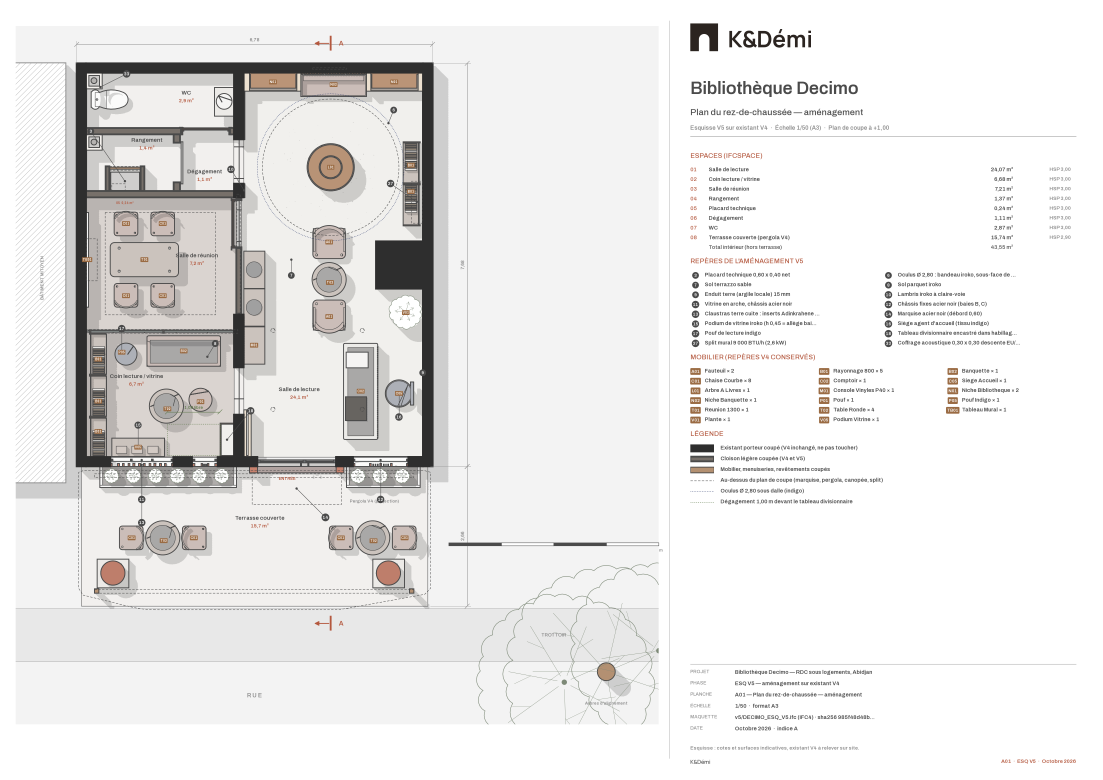
#> input picture v5/dessins/A01_plan_RDC.png, 3307 x 2338 px, given in place of A01_plan_RDC.png.png, which was not available (shown at 1/3 size)
$ python -i layout.py   (imports and definitions only)
#> lines starting #> are read from the running program, lines starting #| are printed output that depends on the picture; pictures that were not available may be replaced by others from this repository, and a replacement may not be noted
# -*- coding: utf-8 -*-
"""Dossier Bibliothèque Decimo : modèle de pages unique -> PDF (reportlab) + PPTX A3 (python-pptx)."""
import os, json
from PIL import Image
B = "/workspace/decimo_final"
OUT = B + "/build"
IMG = OUT + "/img"
W, H = 420.0, 297.0
PX = 255.0           # début du panneau (identique aux planches A01-A11)
TX = 263.0; TW = 147.0
X0, Y0, CW, CH = 14.0, 14.0, 227.0, 269.0
G = 5.0
ENCRE="#4A4A4A"; TAUPE="#8C8C8C"; TERRE="#B4583E"; IROKO="#9A6B43"; SABLE="#E6D6BF"; SABLE_CL="#FFFFFF"; CHAUX="#FFFFFF"; OLIVE="#5F7A4B"; INDIGO="#2F3A56"; FILET="#C8C8C8"; GRIS_CL="#F4F4F4"
# charte v2 (15/10/2026) : papier blanc, texte gris, Archivo seule famille, terre cuite en accent
LOGO = B + "/KDemi_v3_A_arche_lockup_mono.png"; LOGO_INV = B + "/KDemi_v3_A_arche_lockup_inverse_gris.png"; LOGO_COL = B + "/KDemi_v3_A_arche_lockup.png"
R = B + "/rendus/"; V = B + "/repo/v5/vues_rendu/"; GZ = B + "/repo/v5/dossier/rendus/"
DES = B + "/repo/v5/dessins/"
NG = 4   # pages « Decimo, côté Gen Z » (G1-G3) et pergola (G4) insérées après R3, avant T01
PG = B + "/repo/v5/pergola/"
# [1 line not run here, left out]

# [10 lines left out: function crop, not called in this run]

# éléments : ("rect",x,y,w,h,fill) ("img",path,x,y,w,h) ("text",x,y,w,txt,style) ("line",x1,y1,x2,y2,color,pt) ("pdf",path,png)
ST = {
 "h_cover": dict(font="serif", size=44, color=ENCRE, lead=46),
 "title": dict(font="serif", size=23, color=ENCRE, lead=26),
 "sub": dict(font="jost5", size=10.5, color=ENCRE, lead=14),
 "meta": dict(font="jost4", size=7.2, color=TAUPE, lead=9),
 "head": dict(font="jost5", size=7.4, color=TERRE, lead=10, caps=True),
 "body": dict(font="jost4", size=8.4, color=ENCRE, lead=12),
 "body_l": dict(font="jost3", size=9.5, color=ENCRE, lead=13.5),
 "small": dict(font="jost4", size=7.2, color=ENCRE, lead=9.6),
 "cap": dict(font="jost4", size=6.8, color=TAUPE, lead=8.6),
 "lab": dict(font="jost5", size=6.2, color=TAUPE, lead=8, caps=True),
 "val": dict(font="jost4", size=6.8, color=ENCRE, lead=8),
 "kpi": dict(font="serif", size=24, color=ENCRE, lead=27),
 "col_h": dict(font="serif", size=13, color=ENCRE, lead=16),
 "foot": dict(font="manrope5", size=6.5, color=ENCRE, lead=8),
 "foot_r": dict(font="jost4", size=6.5, color=TAUPE, lead=8, align="right"),
}
def S(name, **kw):
    d = dict(ST[name]); d.update(kw); return d

# [32 lines left out: function panel, not called in this run]

_measure = None

# ---------------- planches techniques (Ahoua, T01-T05) : planche réelle si présente, sinon réserve propre
TDIR = B + "/repo/v5/technique/"
TPAGES = [
 ("T01", "Électricité, courants forts", "A02_plan_faux_plafond_reseaux",
  ["Prises 2P+T 16 A : banque d'accueil, tables de lecture, salle de réunion, ménage", "Circuits dédiés : 2 splits 9 000 BTU/h, mini-pompes de relevage des condensats", "Cheminements sous faux-plafond, descentes en goulotte iroko", "Tableau divisionnaire raccordé à l'arrivée de l'immeuble"],
  [("Tableau divisionnaire", "1 · 1,00 m dégagé"), ("Splits muraux 9 000 BTU/h", "2"), ("TGBT, groupe électrogène", "aucun, côté immeuble"), ("Distance tableau / WC", "5,92 m")]),
 ("T02", "Courants faibles, éclairage et BAES", "A02_plan_faux_plafond_reseaux",
  ["RJ45 cat. 6 : accueil, tables de travail, salle de réunion, point d'accès Wi-Fi en plafond", "Baie de brassage murale dans le placard technique", "Éclairage 2700 K : downlights, suspensions terre cuite, anneau LED de l'oculus, réglette de vitrine", "Commandes par zone et détection au WC"],
  [("Luminaires IfcLightFixture", "27"), ("Température de couleur", "2700 K"), ("Placard technique net", "0,60 × 0,40 m"), ("Plénum sous dalle", "0,26 m")]),
 ("T03", "AEP, EU, EV", "A01_plan_RDC",
  ["Alimentation eau froide depuis l'attente de l'immeuble, vanne d'arrêt et compteur divisionnaire", "WC 4350629 et lave-mains 4350630/4350631 de la V4 conservés", "EU/EV vers les descentes existantes en coffrage 0,30 × 0,30", "Condensats des splits relevés par mini-pompes vers EU"],
  [("Appareils sanitaires", "WC + lave-mains (V4)"), ("Coffrages EU/EV", "2 · à relever sur site"), ("Réservations Ø 0,10", "5 · hors structure"), ("Pénétration dans la structure", "0")]),
 ("T04", "Détails techniques", "A03_coupe_AA",
  ["Fixation non traversante de l'arbre à livres et de l'oculus sous dalle", "Faux-plafond acoustique +3,00 et trappes de visite des splits", "Châssis acier noir dans les baies cintrées V4, inserts claustra Adinkra", "Passage des liaisons frigorifiques par la baie arrière existante"],
  [("Faux-plafond", "+3,00 / +3,04"), ("Sous-face de dalle (hypothèse)", "+3,30"), ("Liaisons frigorifiques", "2 faisceaux"), ("Intersections structure", "0")]),
 ("T05", "Schéma unifilaire et bilan de puissance", "A02_plan_faux_plafond_reseaux",
  ["Schéma unifilaire du tableau divisionnaire : interrupteurs différentiels 30 mA, départs par usage", "Bilan de puissance : éclairage, prises, climatisation, informatique", "Puissance à demander au syndic et section du câble d'alimentation", "Note technique et contrôle V4/V5 à 0 écart"],
  [("Départs clim dédiés", "2"), ("Protection des personnes", "DDR 30 mA"), ("Puissance souscrite", "à confirmer"), ("Écart V4/V5", "0")]),
]

def ghost(code):
#> called with code = '../../dessins/A01_plan_RDC.png'
    p = f"{IMG}/ghost_{code}.jpg"
    if not os.path.exists(p):
        im = Image.open(DES + code + ".png").convert("RGB"); w, h = im.size
#> after `w, h = im.size`: w = 3307; h = 2338
        im = im.crop((0, 0, int(w * PX / W), h))
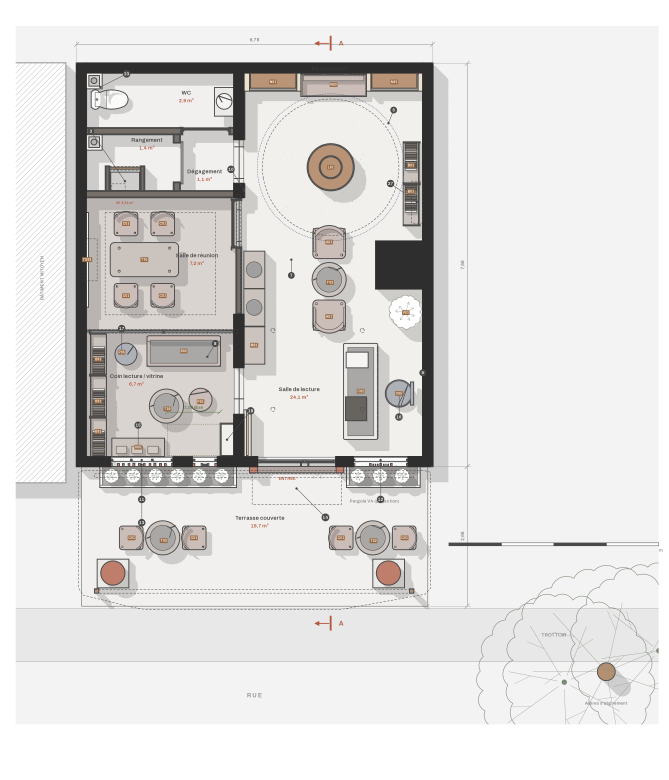
#> im: PIL image 2007x2338 RGB (shown at 1/3 size); mean R, G, B 223.9, 222.5, 221.4
        im = Image.blend(im, Image.new("RGB", im.size, SABLE_CL), 0.86)
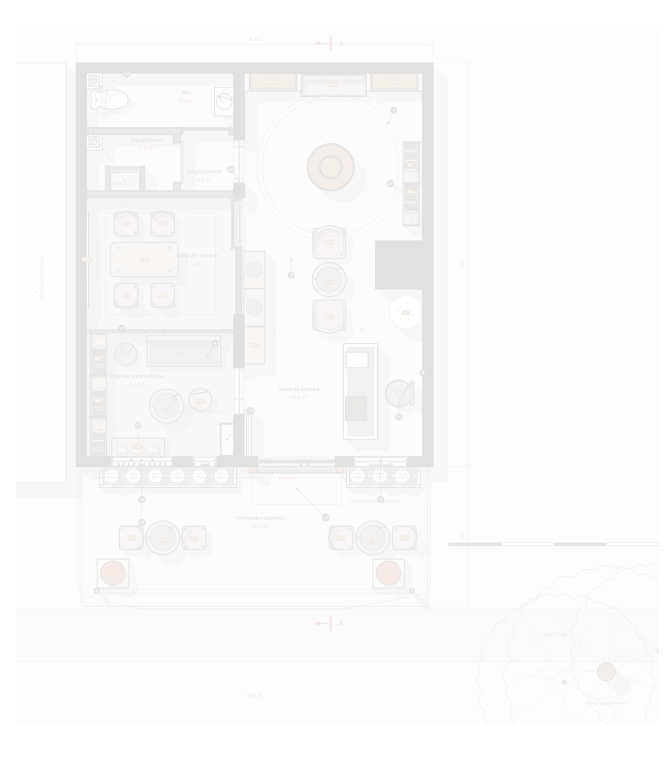
#> im: PIL image 2007x2338 RGB (shown at 1/3 size); mean R, G, B 250.3, 250, 249.9
        tw = 1600; im = im.resize((tw, int(tw * im.size[1] / im.size[0])), Image.LANCZOS); im.save(p, quality=80)
    return p

# [29 lines left out: function tech_page, not called in this run]
def els_text_height(txt, st, w):
    return _measure(txt, st, w)

def caption(els, x, y, w, t):
    els.append(("text", x, y, w, t, S("cap")))

# [311 lines left out: function pages, not called in this run]

>>> result = ghost('../../dessins/A01_plan_RDC.png')

$ run again, on v5/dessins/A05_elevations_interieures_est_nord.png
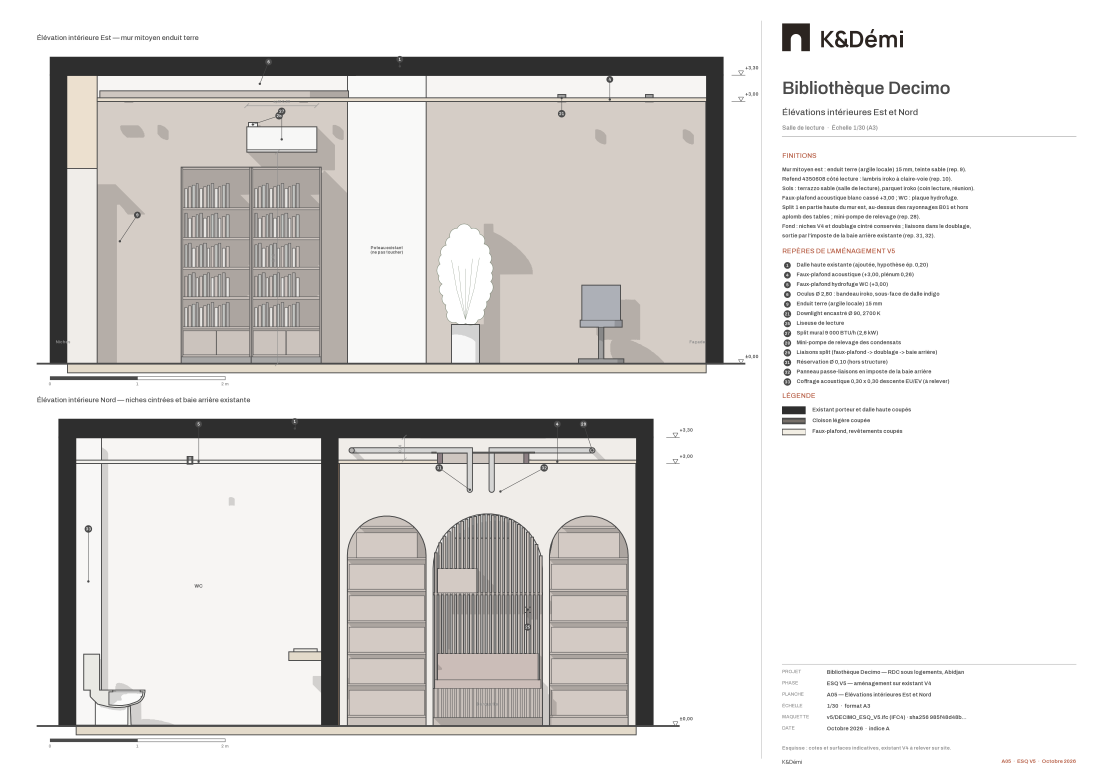
#> input picture v5/dessins/A05_elevations_interieures_est_nord.png, 3307 x 2338 px, given in place of A05_elevations_interieures_est_nord.png.png, which was not available (shown at 1/3 size)
#> in ghost, `im = im.crop((0, 0, int(w * PX / W), h))`:
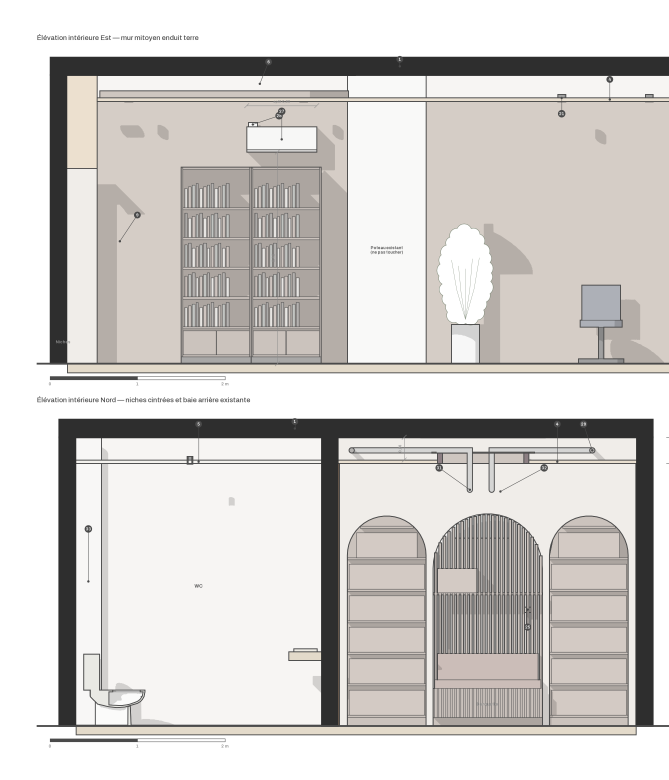
#> im: PIL image 2007x2338 RGB (shown at 1/3 size); mean R, G, B 208.9, 205.8, 202.9
#> in ghost, `im = Image.blend(im, Image.new("RGB", im.size, SABLE_CL), 0.86)`:
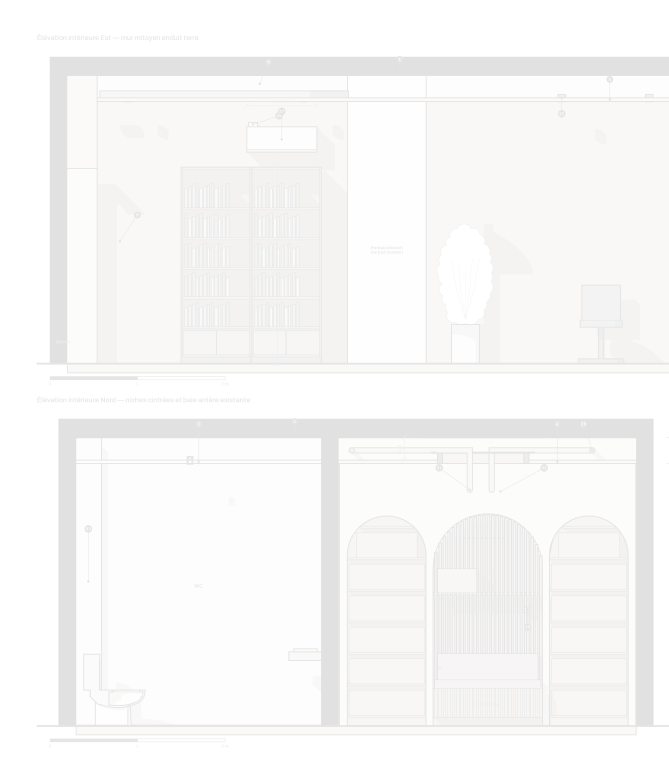
#> im: PIL image 2007x2338 RGB (shown at 1/3 size); mean R, G, B 248.1, 247.8, 247.4

$ run again, on v5/dessins/A06_elevations_interieures_sud_ouest.png
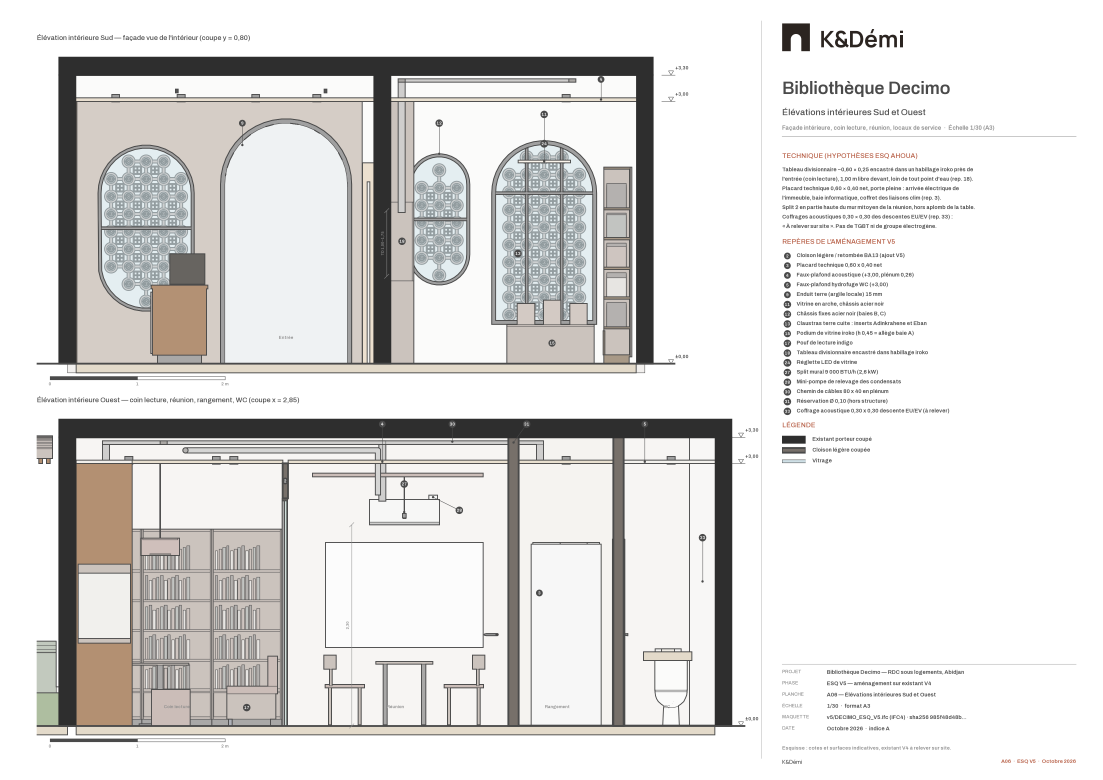
#> input picture v5/dessins/A06_elevations_interieures_sud_ouest.png, 3307 x 2338 px, given in place of A06_elevations_interieures_sud_ouest.png.png, which was not available (shown at 1/3 size)
#> in ghost, `im = im.crop((0, 0, int(w * PX / W), h))`:
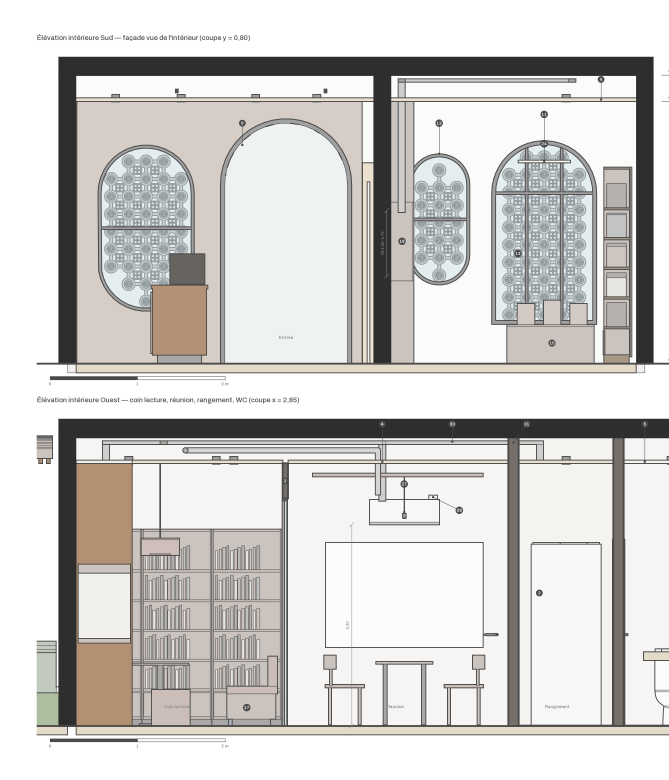
#> im: PIL image 2007x2338 RGB (shown at 1/3 size); mean R, G, B 208.5, 206.7, 204.4
#> in ghost, `im = Image.blend(im, Image.new("RGB", im.size, SABLE_CL), 0.86)`:
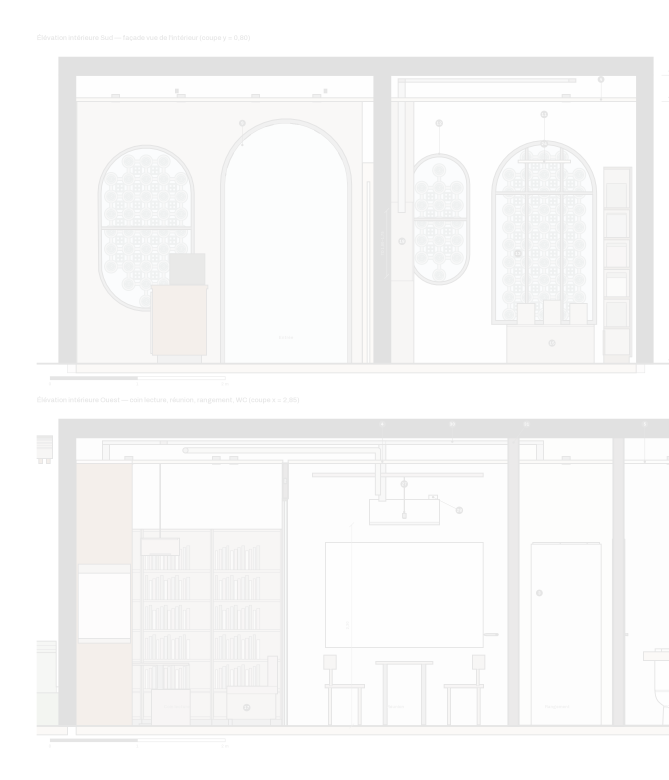
#> im: PIL image 2007x2338 RGB (shown at 1/3 size); mean R, G, B 248, 247.9, 247.6

$ run again, on v5/dessins/A08_axonometries.png
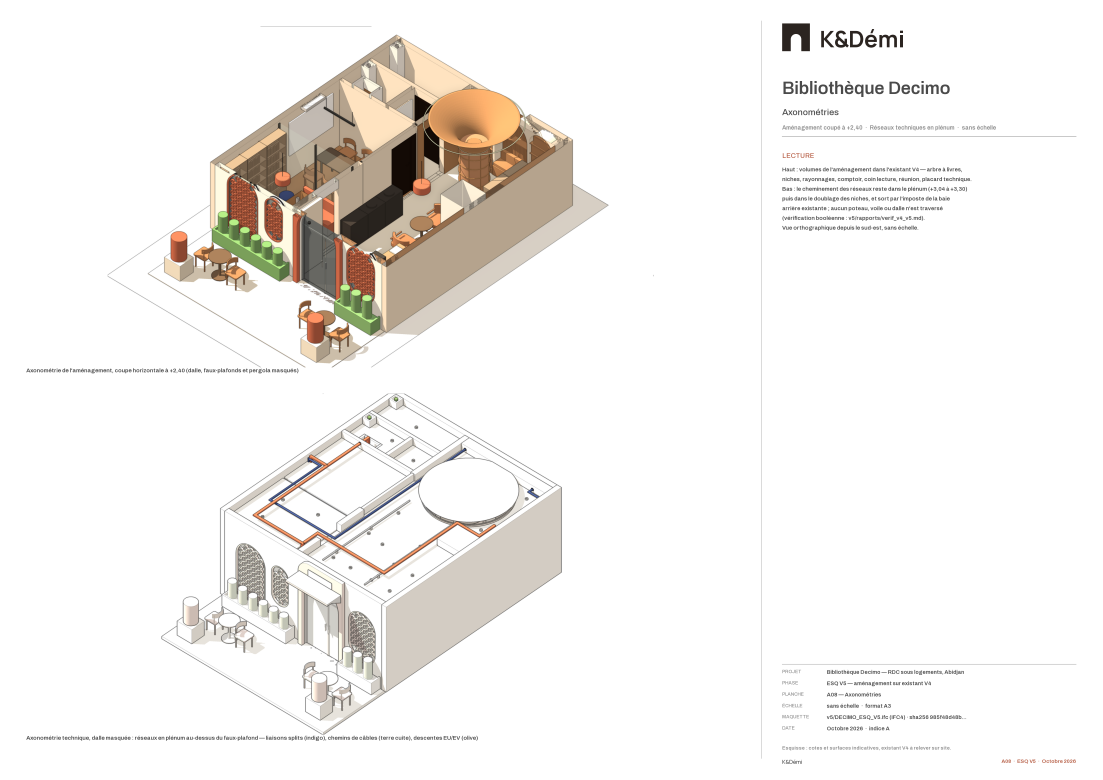
#> input picture v5/dessins/A08_axonometries.png, 3307 x 2338 px, given in place of A08_axonometries.png.png, which was not available (shown at 1/3 size)
#> in ghost, `im = im.crop((0, 0, int(w * PX / W), h))`:
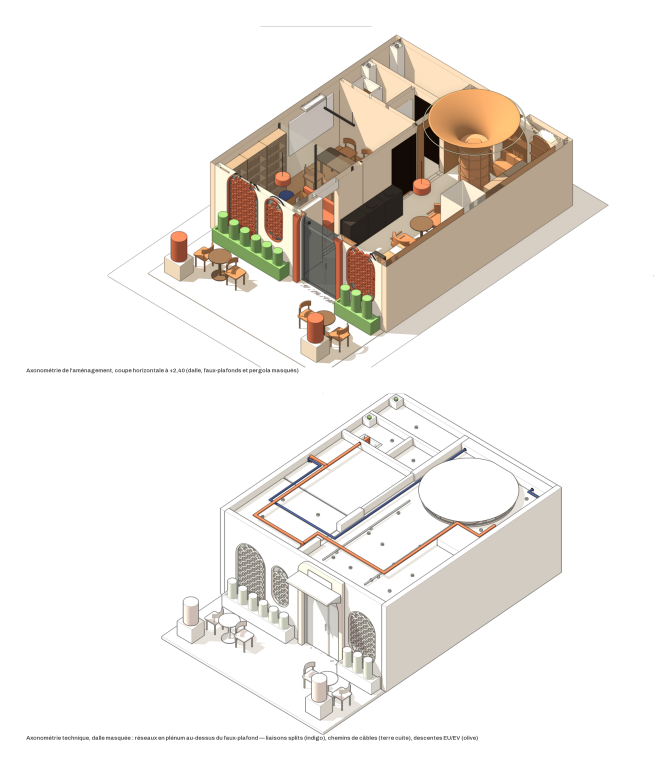
#> im: PIL image 2007x2338 RGB (shown at 1/3 size); mean R, G, B 238.3, 234.5, 230.1
#> in ghost, `im = Image.blend(im, Image.new("RGB", im.size, SABLE_CL), 0.86)`:
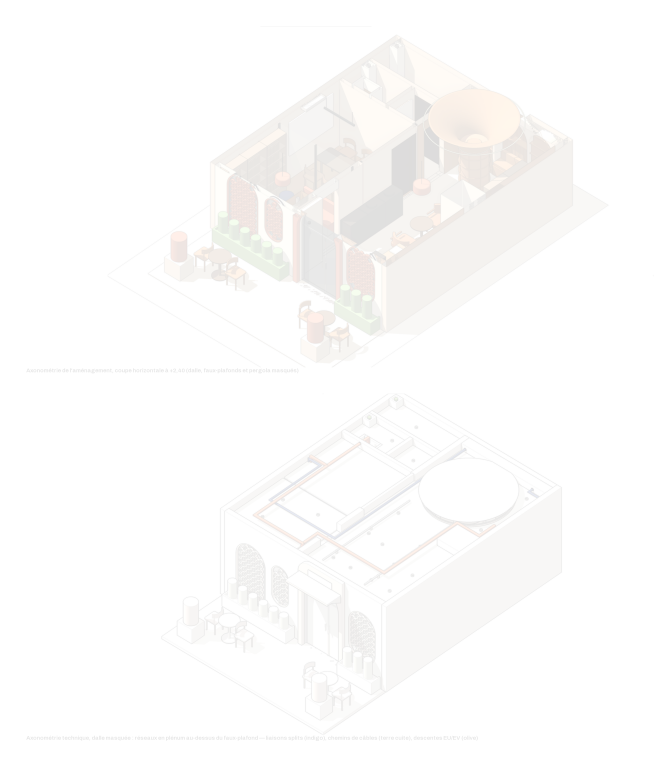
#> im: PIL image 2007x2338 RGB (shown at 1/3 size); mean R, G, B 252.5, 252, 251.4
